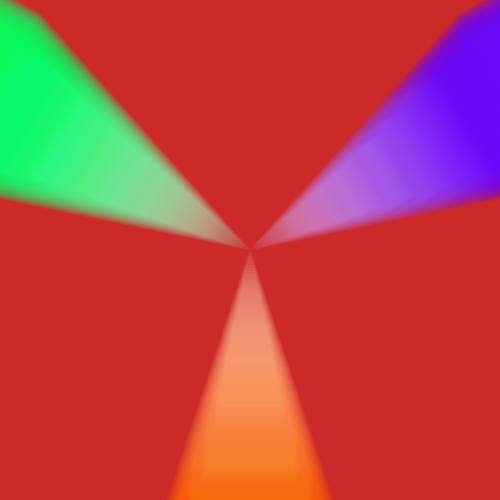
Frame 1 (no input)
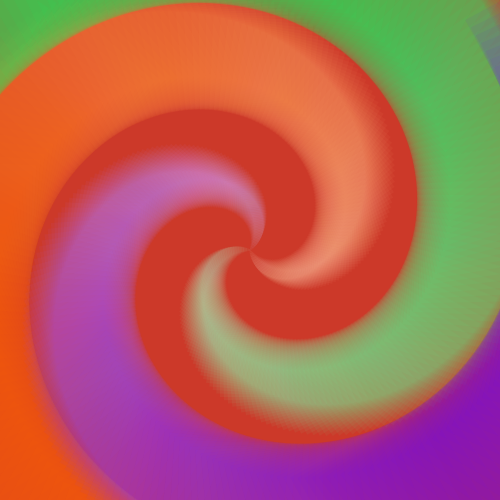
Frame 60 (no input)
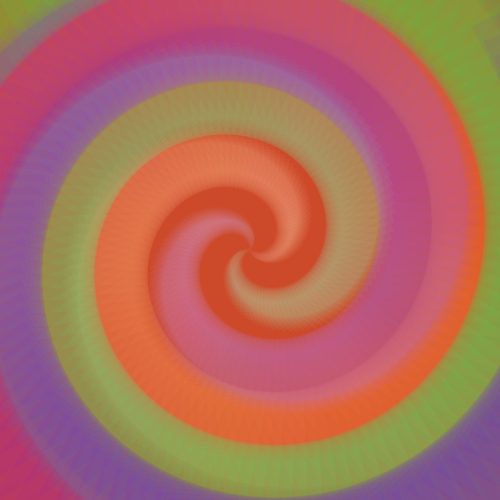
Frame 120 (the mouse pressed at the canvas centre since frame 60)

The p5.js sketch that drew these frames (run headless with seeded random() and noise() and a simulated clock; from frame 60 on, the mouse is pressed at the canvas centre):

// p5.js sketch
// ── sketch.js
// The topic troughout all my sketches is Color Overlap. I tried to achieve interesting shapes and patterns trough overlapping colours which would mix and create different colors, thus creating a varity of shapes. In this phasing sketch, I tried to achieve a hypnotic/psychedelic piece. I started with a simple leg of rectangles rotating around, which I incresed to 3 legs. Each leg consists of 200 squares increasing in size and slowing down from center to border. Each leg has a different color by 120 degrees of the color wheel and the saturation changes from inside to the outside. The background color also changes with use of modulo to create many different forms of mixing colors, which take a while to repeat.

var rectangles;
var rotation;
var x;
var y;
var speed;
var length;
var backgroundColor

function setup()
{
	createCanvas(500,500);
	backgroundColor = 0;
	background(backgroundColor,80,80);
	//Create Rectangles Array
	rectangles = [[],[],[]];
	// Fill the array
	// 3 Legs
	for(var j=0; j<3; j++)
	{
		//Rectangles per leg
		for (var i = 0; i<200;i++)
		{
			
			length = 2 + i//Dimension of the rectanles
			y = i*1.5; // Vertical Position of the rectangles
			rotation = 0 + j*TWO_PI/3; // Initial Rotation
			rectangles[j].push({y: y, rotation: rotation, length: length});
		}	
	}	
}

function draw()
{
	// Background Color
	colorMode(HSB); // Set Colormode
	background(backgroundColor,80,80); // Refresh background with new color
	backgroundColor = (backgroundColor + 0.1)%360; // Get a different hue
	
	//Put Reference Point to the middle of the Canvas
	translate(width/2,height/2);
	
	
    //Draw the rectangles
	for(var j = 0; j< rectangles.length; j++)
	{
		for(var i=0;i<rectangles[j].length; i++)
		{
			//Colors and Lines	
			fill((23+(j*120))%360,20 + i/2,100,0.05);
			noStroke();
			
			//Rotate the Square
			push();
			// Draw the rectangle
			x = 0 - rectangles[j][i].length/2; // Center rectangle on it's axis
			rotate(rectangles[j][i].rotation); // Rotate the square to it's position
			rect(x,rectangles[j][i].y,rectangles[j][i].length);
			//Update Rotation of the square.
			rectangles[j][i].rotation = rectangles[j][i].rotation + (rectangles[j].length-i)* 0.0005;	
			pop();
		}	
	}	
}
